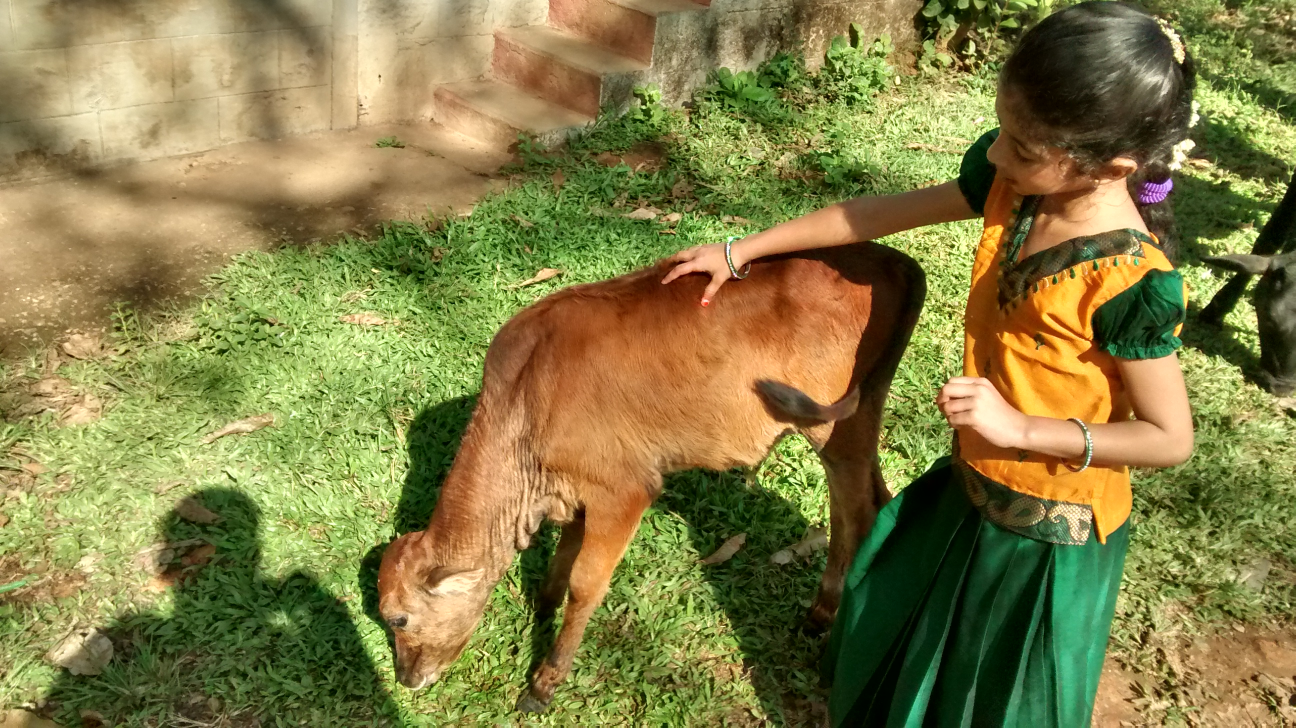
#> input picture Extensive VisionAI-EVA6/11_YOLO/OpenCV_Yolo/input/3.jpg, 2592 x 1456 px (shown at 1/2 size)
$ jupyter execute --allow-errors run_main.ipynb
#> lines starting #> are read from the running program, lines starting #| are printed output that depends on the picture
[cell 1]
import cv2
import numpy as np
import matplotlib.pyplot as plt

#> (a cell that did not finish here is left out)

[cell 3]
classes = []
with open("coco.names", "r") as f:
#> (reads Extensive VisionAI-EVA6/11_YOLO/OpenCV_Yolo/coco.names from the repository)
    classes = [line.strip() for line in f.readlines()]
#> (the rest of this cell did not finish here and is left out)

[cell 4]
from PIL import Image

im_path  = 'input/3.jpg'
im = Image.open(im_path)
#> im is the input picture: PIL image 2592x1456 RGB; mean R, G, B 132.9, 126.3, 71

img = cv2.imread(im_path)
img = cv2.resize(img, None, fx=0.4, fy=0.4)
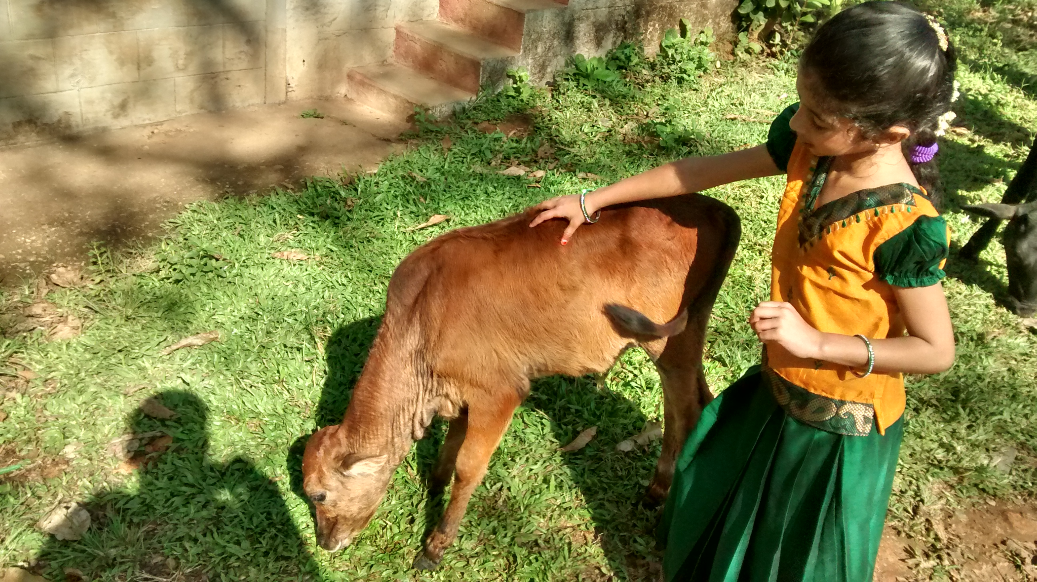
#> img: shape (582, 1037, 3); mean B, G, R 71, 126.2, 132.8
height, width, channels = img.shape
#> height = 582; width = 1037; channels = 3

[cell 5]
cv2.imshow("image",img)
cv2.waitKey(0)
cv2.destroyAllWindows()

[cell 6]
# plt.imshow(img)

[cell 7]
# Detecting objects
blob = cv2.dnn.blobFromImage(img, 0.00392, (416, 416), (0, 0, 0), True, crop=False)
#> (the rest of this cell did not finish here and is left out)

[cell 8]
# [6 lines of commented-out code are left out]

[cell 9]
# Showing informations on the screen
class_ids = []
confidences = []
boxes = []
#> (the rest of this cell did not finish here and is left out)

[cell 10]
indexes = cv2.dnn.NMSBoxes(boxes, confidences, 0.5, 0.4)

[cell 11]
class_labels = []
font = cv2.FONT_HERSHEY_PLAIN
for i in range(len(boxes)):
    if i in indexes:
        x, y, w, h = boxes[i]
        label = str(classes[class_ids[i]])
        color = colors[i]
        class_labels.append(label)
        print(label)
        cv2.rectangle(img, (x, y), (x + w, y + h), color, 2)
        cv2.putText(img, label, (x, y + 30), font, 3, color, 3)
#> after the loop, class_labels = []
cv2.imshow("Image", img)
cv2.waitKey(0)
cv2.destroyAllWindows()

print()

[cell 12]
exif = im.getexif()
creation_time = exif.get(36867)
print('time of creation of image is - ',creation_time)
#| time of creation of image is -  None
print('classes in the image are - ', list(set(class_labels)))
#| classes in the image are -  []
print('image name is - ',str.split(im_path,'/')[-1])
plt.imshow(img);
